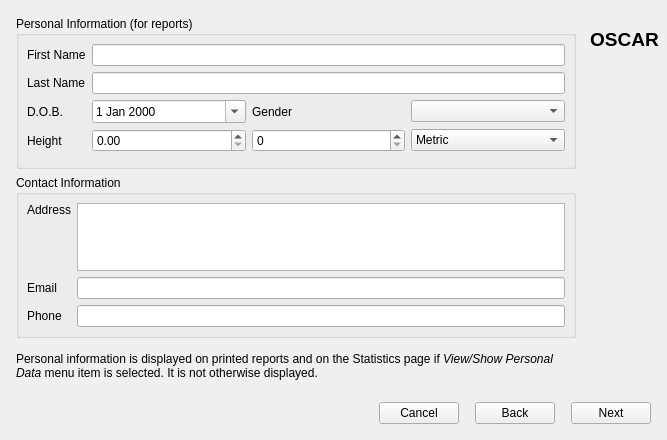
<?xml version="1.0" encoding="UTF-8"?>
<ui version="4.0">
 <class>NewProfile</class>
 <widget class="QDialog" name="NewProfile">
  <property name="geometry">
   <rect>
    <x>0</x>
    <y>0</y>
    <width>667</width>
    <height>440</height>
   </rect>
  </property>
  <property name="windowTitle">
   <string>Edit User Profile</string>
  </property>
  <property name="windowIcon">
   <iconset resource="Resources.qrc">
    <normaloff>:/icons/logo-sm.png</normaloff>:/icons/logo-sm.png</iconset>
  </property>
  <layout class="QVBoxLayout" name="verticalLayout_3">
   <property name="leftMargin">
    <number>8</number>
   </property>
   <property name="topMargin">
    <number>8</number>
   </property>
   <property name="rightMargin">
    <number>8</number>
   </property>
   <property name="bottomMargin">
    <number>8</number>
   </property>
   <item>
    <layout class="QHBoxLayout" name="horizontalLayout">
     <item>
      <layout class="QVBoxLayout" name="verticalLayout_2">
       <property name="spacing">
        <number>0</number>
       </property>
       <item>
        <widget class="QStackedWidget" name="stackedWidget">
         <property name="currentIndex">
          <number>2</number>
         </property>
         <widget class="QWidget" name="welcomePage">
          <layout class="QVBoxLayout" name="verticalLayout_8">
           <item>
            <widget class="QTextBrowser" name="textBrowser">
             <property name="autoFormatting">
              <set>QTextEdit::AutoFormattingFlag::AutoNone</set>
             </property>
             <property name="source">
              <url>
               <string>about:blank</string>
              </url>
             </property>
             <property name="searchPaths">
              <stringlist notr="true"/>
             </property>
             <property name="openExternalLinks">
              <bool>false</bool>
             </property>
             <property name="openLinks">
              <bool>false</bool>
             </property>
            </widget>
           </item>
           <item>
            <layout class="QHBoxLayout" name="horizontalLayout_5">
             <item>
              <widget class="QCheckBox" name="agreeCheckbox">
               <property name="text">
                <string>I agree to all the conditions above.</string>
               </property>
              </widget>
             </item>
             <item>
              <spacer name="horizontalSpacer_2">
               <property name="orientation">
                <enum>Qt::Orientation::Horizontal</enum>
               </property>
               <property name="sizeHint" stdset="0">
                <size>
                 <width>40</width>
                 <height>20</height>
                </size>
               </property>
              </spacer>
             </item>
            </layout>
           </item>
          </layout>
         </widget>
         <widget class="QWidget" name="userPage">
          <layout class="QVBoxLayout" name="verticalLayout_9">
           <property name="spacing">
            <number>6</number>
           </property>
           <property name="leftMargin">
            <number>8</number>
           </property>
           <property name="topMargin">
            <number>8</number>
           </property>
           <property name="rightMargin">
            <number>8</number>
           </property>
           <property name="bottomMargin">
            <number>8</number>
           </property>
           <item>
            <widget class="QGroupBox" name="groupBox">
             <property name="title">
              <string>Profile Information</string>
             </property>
             <property name="flat">
              <bool>false</bool>
             </property>
             <layout class="QVBoxLayout" name="verticalLayout_10">
              <property name="spacing">
               <number>6</number>
              </property>
              <property name="leftMargin">
               <number>8</number>
              </property>
              <property name="topMargin">
               <number>8</number>
              </property>
              <property name="rightMargin">
               <number>8</number>
              </property>
              <property name="bottomMargin">
               <number>8</number>
              </property>
              <item>
               <layout class="QHBoxLayout" name="horizontalLayout_7">
                <item>
                 <widget class="QLabel" name="label">
                  <property name="text">
                   <string>Profile Name</string>
                  </property>
                 </widget>
                </item>
                <item>
                 <widget class="QLineEdit" name="userNameEdit"/>
                </item>
               </layout>
              </item>
             </layout>
            </widget>
           </item>
           <item>
            <widget class="QGroupBox" name="groupBox_3">
             <property name="sizePolicy">
              <sizepolicy hsizetype="Preferred" vsizetype="Expanding">
               <horstretch>0</horstretch>
               <verstretch>0</verstretch>
              </sizepolicy>
             </property>
             <property name="title">
              <string>Locale Settings</string>
             </property>
             <layout class="QGridLayout" name="gridLayout">
              <property name="leftMargin">
               <number>8</number>
              </property>
              <property name="topMargin">
               <number>8</number>
              </property>
              <property name="rightMargin">
               <number>8</number>
              </property>
              <property name="bottomMargin">
               <number>8</number>
              </property>
              <property name="spacing">
               <number>6</number>
              </property>
              <item row="2" column="0">
               <widget class="QLabel" name="label_27">
                <property name="sizePolicy">
                 <sizepolicy hsizetype="Preferred" vsizetype="Preferred">
                  <horstretch>0</horstretch>
                  <verstretch>0</verstretch>
                 </sizepolicy>
                </property>
                <property name="text">
                 <string>TimeZone</string>
                </property>
                <property name="alignment">
                 <set>Qt::AlignmentFlag::AlignLeading|Qt::AlignmentFlag::AlignLeft|Qt::AlignmentFlag::AlignVCenter</set>
                </property>
               </widget>
              </item>
              <item row="2" column="1" colspan="2">
               <widget class="QComboBox" name="timezoneCombo"/>
              </item>
              <item row="3" column="0">
               <spacer name="verticalSpacer_localeSettings">
                <property name="orientation">
                 <enum>Qt::Orientation::Vertical</enum>
                </property>
                <property name="sizeHint" stdset="0">
                 <size>
                  <width>20</width>
                  <height>0</height>
                 </size>
                </property>
               </spacer>
              </item>
              <item row="1" column="0">
               <widget class="QLabel" name="label_25">
                <property name="sizePolicy">
                 <sizepolicy hsizetype="Preferred" vsizetype="Preferred">
                  <horstretch>0</horstretch>
                  <verstretch>0</verstretch>
                 </sizepolicy>
                </property>
                <property name="text">
                 <string>Country</string>
                </property>
                <property name="alignment">
                 <set>Qt::AlignmentFlag::AlignLeading|Qt::AlignmentFlag::AlignLeft|Qt::AlignmentFlag::AlignVCenter</set>
                </property>
               </widget>
              </item>
              <item row="1" column="1" colspan="2">
               <widget class="QComboBox" name="countryCombo"/>
              </item>
             </layout>
            </widget>
           </item>
           <item>
            <spacer name="userInstructionSpacer">
             <property name="orientation">
              <enum>Qt::Orientation::Vertical</enum>
             </property>
             <property name="sizeType">
              <enum>QSizePolicy::Policy::Fixed</enum>
             </property>
             <property name="sizeHint" stdset="0">
              <size>
               <width>20</width>
               <height>8</height>
              </size>
             </property>
            </spacer>
           </item>
           <item>
            <widget class="QLabel" name="userPageInstructions">
             <property name="text">
              <string>Profile Name is required and may be any valid file name. &lt;font color=&quot;red&quot;&gt;For privacy, we recommend you not use your real name as the profile name.&lt;/font&gt; You can change the profile name at any time.</string>
             </property>
             <property name="textFormat">
              <enum>Qt::TextFormat::RichText</enum>
             </property>
             <property name="alignment">
              <set>Qt::AlignmentFlag::AlignTop</set>
             </property>
             <property name="wordWrap">
              <bool>true</bool>
             </property>
            </widget>
           </item>
          </layout>
         </widget>
         <widget class="QWidget" name="personalPage">
          <layout class="QVBoxLayout" name="verticalLayout_4">
           <property name="spacing">
            <number>6</number>
           </property>
           <property name="leftMargin">
            <number>8</number>
           </property>
           <property name="topMargin">
            <number>8</number>
           </property>
           <property name="rightMargin">
            <number>8</number>
           </property>
           <property name="bottomMargin">
            <number>8</number>
           </property>
           <item>
            <widget class="QGroupBox" name="groupBox_6">
             <property name="title">
              <string>Personal Information (for reports)</string>
             </property>
             <layout class="QFormLayout" name="formLayout_6">
              <property name="horizontalSpacing">
               <number>6</number>
              </property>
              <property name="verticalSpacing">
               <number>6</number>
              </property>
              <property name="leftMargin">
               <number>8</number>
              </property>
              <property name="topMargin">
               <number>8</number>
              </property>
              <property name="rightMargin">
               <number>8</number>
              </property>
              <property name="bottomMargin">
               <number>8</number>
              </property>
              <item row="0" column="0">
               <widget class="QLabel" name="label_5">
                <property name="text">
                 <string>First Name</string>
                </property>
               </widget>
              </item>
              <item row="0" column="1">
               <widget class="QLineEdit" name="firstNameEdit"/>
              </item>
              <item row="1" column="0">
               <widget class="QLabel" name="label_6">
                <property name="text">
                 <string>Last Name</string>
                </property>
               </widget>
              </item>
              <item row="1" column="1">
               <widget class="QLineEdit" name="lastNameEdit"/>
              </item>
              <item row="2" column="0">
               <widget class="QLabel" name="label_7">
                <property name="toolTip">
                 <string>It's totally ok to fib or skip this, but your rough age is needed to enhance accuracy of certain calculations.</string>
                </property>
                <property name="text">
                 <string>D.O.B.</string>
                </property>
               </widget>
              </item>
              <item row="2" column="1">
               <layout class="QHBoxLayout" name="horizontalLayout_3">
                <item>
                 <widget class="QDateEdit" name="dobEdit">
                  <property name="calendarPopup">
                   <bool>true</bool>
                  </property>
                 </widget>
                </item>
                <item>
                 <widget class="QLabel" name="label_8">
                  <property name="toolTip">
                   <string>&lt;html&gt;&lt;head/&gt;&lt;body&gt;&lt;p&gt;Biological (birth) gender is sometimes needed to enhance the accuracy of a few calculations, feel free to leave this blank and skip any of them.&lt;/p&gt;&lt;/body&gt;&lt;/html&gt;</string>
                  </property>
                  <property name="text">
                   <string>Gender</string>
                  </property>
                 </widget>
                </item>
                <item>
                 <widget class="QComboBox" name="genderCombo">
                  <item>
                   <property name="text">
                    <string/>
                   </property>
                  </item>
                  <item>
                   <property name="text">
                    <string>Male</string>
                   </property>
                  </item>
                  <item>
                   <property name="text">
                    <string>Female</string>
                   </property>
                  </item>
                 </widget>
                </item>
               </layout>
              </item>
              <item row="3" column="0">
               <widget class="QLabel" name="label_10">
                <property name="sizePolicy">
                 <sizepolicy hsizetype="Minimum" vsizetype="Preferred">
                  <horstretch>0</horstretch>
                  <verstretch>0</verstretch>
                 </sizepolicy>
                </property>
                <property name="text">
                 <string>Height</string>
                </property>
                <property name="alignment">
                 <set>Qt::AlignmentFlag::AlignLeading|Qt::AlignmentFlag::AlignLeft|Qt::AlignmentFlag::AlignVCenter</set>
                </property>
               </widget>
              </item>
              <item row="4" column="1">
               <spacer name="verticalSpacer_personalInfo">
                <property name="orientation">
                 <enum>Qt::Orientation::Vertical</enum>
                </property>
                <property name="sizeHint" stdset="0">
                 <size>
                  <width>20</width>
                  <height>0</height>
                 </size>
                </property>
               </spacer>
              </item>
              <item row="3" column="1">
               <layout class="QHBoxLayout" name="horizontalLayout_6">
                <item>
                 <widget class="QDoubleSpinBox" name="heightEdit">
                  <property name="decimals">
                   <number>2</number>
                  </property>
                  <property name="maximum">
                   <double>350.000000000000000</double>
                  </property>
                 </widget>
                </item>
                <item>
                 <widget class="QDoubleSpinBox" name="heightEdit2">
                  <property name="decimals">
                   <number>0</number>
                  </property>
                  <property name="maximum">
                   <double>12.000000000000000</double>
                  </property>
                  <property name="singleStep">
                   <double>1.000000000000000</double>
                  </property>
                 </widget>
                </item>
                <item>
                 <widget class="QComboBox" name="heightCombo">
                  <property name="sizePolicy">
                   <sizepolicy hsizetype="Preferred" vsizetype="Fixed">
                    <horstretch>0</horstretch>
                    <verstretch>0</verstretch>
                   </sizepolicy>
                  </property>
                  <item>
                   <property name="text">
                    <string>Metric</string>
                   </property>
                  </item>
                  <item>
                   <property name="text">
                    <string>English</string>
                   </property>
                  </item>
                 </widget>
                </item>
               </layout>
              </item>
             </layout>
            </widget>
           </item>
           <item>
            <widget class="QGroupBox" name="groupBox_2">
             <property name="title">
              <string>Contact Information</string>
             </property>
             <layout class="QFormLayout" name="formLayout">
              <property name="fieldGrowthPolicy">
               <enum>QFormLayout::FieldGrowthPolicy::AllNonFixedFieldsGrow</enum>
              </property>
              <property name="horizontalSpacing">
               <number>6</number>
              </property>
              <property name="verticalSpacing">
               <number>6</number>
              </property>
              <property name="leftMargin">
               <number>8</number>
              </property>
              <property name="topMargin">
               <number>8</number>
              </property>
              <property name="rightMargin">
               <number>8</number>
              </property>
              <property name="bottomMargin">
               <number>8</number>
              </property>
              <item row="0" column="0">
               <widget class="QLabel" name="label_9">
                <property name="text">
                 <string>Address</string>
                </property>
                <property name="alignment">
                 <set>Qt::AlignmentFlag::AlignLeading|Qt::AlignmentFlag::AlignLeft|Qt::AlignmentFlag::AlignTop</set>
                </property>
               </widget>
              </item>
              <item row="0" column="1">
               <widget class="QTextEdit" name="addressEdit">
                <property name="minimumSize">
                 <size>
                  <width>0</width>
                  <height>55</height>
                 </size>
                </property>
                <property name="tabChangesFocus">
                 <bool>true</bool>
                </property>
               </widget>
              </item>
              <item row="1" column="0">
               <widget class="QLabel" name="label_11">
                <property name="text">
                 <string>Email</string>
                </property>
               </widget>
              </item>
              <item row="1" column="1">
               <widget class="QLineEdit" name="emailEdit"/>
              </item>
              <item row="3" column="0">
               <widget class="QLabel" name="label_12">
                <property name="text">
                 <string>Phone</string>
                </property>
               </widget>
              </item>
              <item row="3" column="1">
               <widget class="QLineEdit" name="phoneEdit"/>
              </item>
             </layout>
            </widget>
           </item>
           <item>
            <spacer name="personalInstructionSpacer">
             <property name="orientation">
              <enum>Qt::Orientation::Vertical</enum>
             </property>
             <property name="sizeType">
              <enum>QSizePolicy::Policy::Fixed</enum>
             </property>
             <property name="sizeHint" stdset="0">
              <size>
               <width>20</width>
               <height>8</height>
              </size>
             </property>
            </spacer>
           </item>
           <item>
            <widget class="QLabel" name="personalPageInstructions">
             <property name="text">
              <string>&lt;html&gt;&lt;head/&gt;&lt;body&gt;&lt;p&gt;Personal information is displayed on printed reports and on the Statistics page if &lt;span style=&quot; font-style:italic;&quot;&gt;View/Show Personal Data&lt;/span&gt; menu item is selected. It is not otherwise displayed.&lt;/p&gt;&lt;/body&gt;&lt;/html&gt;</string>
             </property>
             <property name="textFormat">
              <enum>Qt::TextFormat::RichText</enum>
             </property>
             <property name="alignment">
              <set>Qt::AlignmentFlag::AlignTop</set>
             </property>
             <property name="wordWrap">
              <bool>true</bool>
             </property>
            </widget>
           </item>
          </layout>
         </widget>
         <widget class="QWidget" name="cpapPage">
          <layout class="QVBoxLayout" name="verticalLayout_7">
           <property name="spacing">
            <number>6</number>
           </property>
           <property name="leftMargin">
            <number>8</number>
           </property>
           <property name="topMargin">
            <number>8</number>
           </property>
           <property name="rightMargin">
            <number>8</number>
           </property>
           <property name="bottomMargin">
            <number>8</number>
           </property>
           <item>
            <widget class="QGroupBox" name="groupBox_4">
             <property name="title">
              <string>CPAP Treatment Information</string>
             </property>
             <layout class="QFormLayout" name="formLayout_4">
              <property name="fieldGrowthPolicy">
               <enum>QFormLayout::FieldGrowthPolicy::AllNonFixedFieldsGrow</enum>
              </property>
              <property name="horizontalSpacing">
               <number>6</number>
              </property>
              <property name="verticalSpacing">
               <number>6</number>
              </property>
              <property name="leftMargin">
               <number>8</number>
              </property>
              <property name="topMargin">
               <number>8</number>
              </property>
              <property name="rightMargin">
               <number>8</number>
              </property>
              <property name="bottomMargin">
               <number>8</number>
              </property>
              <item row="0" column="0">
               <widget class="QLabel" name="label_16">
                <property name="text">
                 <string>Date Diagnosed</string>
                </property>
               </widget>
              </item>
              <item row="0" column="1">
               <widget class="QDateEdit" name="dateDiagnosedEdit">
                <property name="calendarPopup">
                 <bool>true</bool>
                </property>
               </widget>
              </item>
              <item row="1" column="0">
               <widget class="QLabel" name="label_4">
                <property name="text">
                 <string>Untreated AHI</string>
                </property>
               </widget>
              </item>
              <item row="1" column="1">
               <widget class="QDoubleSpinBox" name="untreatedAHIEdit">
                <property name="maximum">
                 <double>999.990000000000009</double>
                </property>
               </widget>
              </item>
              <item row="2" column="0">
               <widget class="QLabel" name="label_20">
                <property name="text">
                 <string>CPAP Mode</string>
                </property>
               </widget>
              </item>
              <item row="2" column="1">
               <widget class="QComboBox" name="cpapModeCombo">
                <item>
                 <property name="text">
                  <string>CPAP</string>
                 </property>
                </item>
                <item>
                 <property name="text">
                  <string>APAP</string>
                 </property>
                </item>
                <item>
                 <property name="text">
                  <string>Bi-Level</string>
                 </property>
                </item>
                <item>
                 <property name="text">
                  <string>ASV</string>
                 </property>
                </item>
               </widget>
              </item>
              <item row="3" column="0">
               <widget class="QLabel" name="label_21">
                <property name="text">
                 <string>RX Pressure</string>
                </property>
               </widget>
              </item>
              <item row="3" column="1">
               <layout class="QHBoxLayout" name="horizontalLayout_4">
                <item>
                 <widget class="QDoubleSpinBox" name="minPressureEdit"/>
                </item>
                <item>
                 <widget class="QDoubleSpinBox" name="maxPressureEdit"/>
                </item>
               </layout>
              </item>
              <item row="4" column="0">
               <widget class="QLabel" name="label_cpapNotes">
                <property name="text">
                 <string>Notes</string>
                </property>
                <property name="alignment">
                 <set>Qt::AlignmentFlag::AlignLeading|Qt::AlignmentFlag::AlignLeft|Qt::AlignmentFlag::AlignTop</set>
                </property>
               </widget>
              </item>
              <item row="4" column="1">
               <widget class="QPlainTextEdit" name="cpapNotes">
                <property name="minimumSize">
                 <size>
                  <width>0</width>
                  <height>55</height>
                 </size>
                </property>
                <property name="tabChangesFocus">
                 <bool>true</bool>
                </property>
               </widget>
              </item>
              <item row="5" column="0">
               <widget class="QLabel" name="label_cpapMask">
                <property name="text">
                 <string>Mask</string>
                </property>
               </widget>
              </item>
              <item row="5" column="1">
               <widget class="QComboBox" name="maskModelCombo">
                <property name="toolTip">
                 <string>Select your CPAP mask. Appears in the Compliance Report.</string>
                </property>
                <property name="sizePolicy">
                 <sizepolicy hsizetype="Expanding" vsizetype="Fixed">
                  <horstretch>0</horstretch>
                  <verstretch>0</verstretch>
                 </sizepolicy>
                </property>
               </widget>
              </item>
             </layout>
            </widget>
           </item>
           <item>
            <spacer name="cpapInstructionSpacer">
             <property name="orientation">
              <enum>Qt::Orientation::Vertical</enum>
             </property>
             <property name="sizeType">
              <enum>QSizePolicy::Policy::Fixed</enum>
             </property>
             <property name="sizeHint" stdset="0">
              <size>
               <width>20</width>
               <height>8</height>
              </size>
             </property>
            </spacer>
           </item>
           <item>
            <widget class="QLabel" name="cpapPageInstructions">
             <property name="text">
              <string>These fields are for your information and are not displayed other than in this dialog.</string>
             </property>
             <property name="textFormat">
              <enum>Qt::TextFormat::RichText</enum>
             </property>
             <property name="alignment">
              <set>Qt::AlignmentFlag::AlignTop</set>
             </property>
             <property name="wordWrap">
              <bool>true</bool>
             </property>
            </widget>
           </item>
          </layout>
         </widget>
         <widget class="QWidget" name="doctorPage">
          <layout class="QVBoxLayout" name="verticalLayout_6">
           <property name="spacing">
            <number>6</number>
           </property>
           <property name="leftMargin">
            <number>8</number>
           </property>
           <property name="topMargin">
            <number>8</number>
           </property>
           <property name="rightMargin">
            <number>8</number>
           </property>
           <property name="bottomMargin">
            <number>8</number>
           </property>
           <item>
            <widget class="QGroupBox" name="groupBox_5">
             <property name="title">
              <string>Doctors / Clinic Information</string>
             </property>
             <layout class="QFormLayout" name="formLayout_5">
              <property name="fieldGrowthPolicy">
               <enum>QFormLayout::FieldGrowthPolicy::AllNonFixedFieldsGrow</enum>
              </property>
              <property name="horizontalSpacing">
               <number>6</number>
              </property>
              <property name="verticalSpacing">
               <number>6</number>
              </property>
              <property name="leftMargin">
               <number>8</number>
              </property>
              <property name="topMargin">
               <number>8</number>
              </property>
              <property name="rightMargin">
               <number>8</number>
              </property>
              <property name="bottomMargin">
               <number>8</number>
              </property>
              <item row="0" column="0">
               <widget class="QLabel" name="label_17">
                <property name="text">
                 <string>Doctors Name</string>
                </property>
               </widget>
              </item>
              <item row="0" column="1">
               <widget class="QLineEdit" name="doctorNameEdit"/>
              </item>
              <item row="1" column="0" colspan="2">
               <widget class="Line" name="line">
                <property name="orientation">
                 <enum>Qt::Orientation::Horizontal</enum>
                </property>
               </widget>
              </item>
              <item row="2" column="0">
               <widget class="QLabel" name="label_23">
                <property name="text">
                 <string>Practice Name</string>
                </property>
               </widget>
              </item>
              <item row="2" column="1">
               <widget class="QLineEdit" name="doctorPracticeEdit"/>
              </item>
              <item row="3" column="0">
               <widget class="QLabel" name="label_24">
                <property name="text">
                 <string>Patient ID</string>
                </property>
               </widget>
              </item>
              <item row="3" column="1">
               <widget class="QLineEdit" name="doctorPatientIDEdit"/>
              </item>
              <item row="4" column="0" colspan="2">
               <widget class="Line" name="line_7">
                <property name="orientation">
                 <enum>Qt::Orientation::Horizontal</enum>
                </property>
               </widget>
              </item>
              <item row="5" column="0">
               <widget class="QLabel" name="label_22">
                <property name="text">
                 <string>Address</string>
                </property>
               </widget>
              </item>
              <item row="5" column="1">
               <widget class="QTextEdit" name="doctorAddressEdit">
                <property name="minimumSize">
                 <size>
                  <width>0</width>
                  <height>55</height>
                 </size>
                </property>
                <property name="tabChangesFocus">
                 <bool>true</bool>
                </property>
               </widget>
              </item>
              <item row="6" column="0" colspan="2">
               <widget class="Line" name="line_2">
                <property name="orientation">
                 <enum>Qt::Orientation::Horizontal</enum>
                </property>
               </widget>
              </item>
              <item row="7" column="0">
               <widget class="QLabel" name="label_18">
                <property name="text">
                 <string>Phone</string>
                </property>
               </widget>
              </item>
              <item row="7" column="1">
               <widget class="QLineEdit" name="doctorPhoneEdit"/>
              </item>
              <item row="8" column="0">
               <widget class="QLabel" name="label_19">
                <property name="text">
                 <string>Email</string>
                </property>
               </widget>
              </item>
              <item row="8" column="1">
               <widget class="QLineEdit" name="doctorEmailEdit"/>
              </item>
             </layout>
            </widget>
           </item>
           <item>
            <spacer name="doctorInstructionSpacer">
             <property name="orientation">
              <enum>Qt::Orientation::Vertical</enum>
             </property>
             <property name="sizeType">
              <enum>QSizePolicy::Policy::Fixed</enum>
             </property>
             <property name="sizeHint" stdset="0">
              <size>
               <width>20</width>
               <height>8</height>
              </size>
             </property>
            </spacer>
           </item>
           <item>
            <widget class="QLabel" name="doctorPageInstructions">
             <property name="text">
              <string>These fields are for your information and are not displayed other than in this dialog.</string>
             </property>
             <property name="textFormat">
              <enum>Qt::TextFormat::RichText</enum>
             </property>
             <property name="alignment">
              <set>Qt::AlignmentFlag::AlignTop</set>
             </property>
             <property name="wordWrap">
              <bool>true</bool>
             </property>
            </widget>
           </item>
          </layout>
         </widget>
        </widget>
       </item>
      </layout>
     </item>
     <item>
      <layout class="QVBoxLayout" name="verticalLayout">
       <item>
        <widget class="QLabel" name="label_2">
         <property name="maximumSize">
          <size>
           <width>128</width>
           <height>128</height>
          </size>
         </property>
         <property name="text">
          <string/>
         </property>
         <property name="pixmap">
          <pixmap resource="Resources.qrc">:/icons/logo-lg.png</pixmap>
         </property>
         <property name="scaledContents">
          <bool>true</bool>
         </property>
        </widget>
       </item>
       <item>
        <widget class="QLabel" name="AppTitle">
         <property name="sizePolicy">
          <sizepolicy hsizetype="Preferred" vsizetype="Fixed">
           <horstretch>0</horstretch>
           <verstretch>0</verstretch>
          </sizepolicy>
         </property>
         <property name="font">
          <font>
           <pointsize>14</pointsize>
           <italic>false</italic>
           <bold>true</bold>
          </font>
         </property>
         <property name="text">
          <string notr="true">OSCAR</string>
         </property>
         <property name="alignment">
          <set>Qt::AlignmentFlag::AlignHCenter|Qt::AlignmentFlag::AlignTop</set>
         </property>
        </widget>
       </item>
       <item>
        <widget class="QLabel" name="versionLabel">
         <property name="font">
          <font>
           <italic>true</italic>
          </font>
         </property>
         <property name="text">
          <string/>
         </property>
         <property name="alignment">
          <set>Qt::AlignmentFlag::AlignCenter</set>
         </property>
        </widget>
       </item>
       <item>
        <spacer name="verticalSpacer_2">
         <property name="orientation">
          <enum>Qt::Orientation::Vertical</enum>
         </property>
         <property name="sizeHint" stdset="0">
          <size>
           <width>20</width>
           <height>40</height>
          </size>
         </property>
        </spacer>
       </item>
      </layout>
     </item>
    </layout>
   </item>
   <item>
    <layout class="QHBoxLayout" name="horizontalLayout_2">
     <property name="spacing">
      <number>16</number>
     </property>
     <property name="leftMargin">
      <number>8</number>
     </property>
     <property name="topMargin">
      <number>8</number>
     </property>
     <property name="rightMargin">
      <number>8</number>
     </property>
     <property name="bottomMargin">
      <number>8</number>
     </property>
     <item>
      <spacer name="horizontalSpacer">
       <property name="orientation">
        <enum>Qt::Orientation::Horizontal</enum>
       </property>
       <property name="sizeHint" stdset="0">
        <size>
         <width>40</width>
         <height>20</height>
        </size>
       </property>
      </spacer>
     </item>
     <item>
      <widget class="QPushButton" name="cancelButton">
       <property name="sizePolicy">
        <sizepolicy hsizetype="Minimum" vsizetype="Minimum">
         <horstretch>0</horstretch>
         <verstretch>0</verstretch>
        </sizepolicy>
       </property>
       <property name="text">
        <string>Cancel</string>
       </property>
       <property name="autoDefault">
        <bool>false</bool>
       </property>
      </widget>
     </item>
     <item>
      <widget class="QPushButton" name="backButton">
       <property name="sizePolicy">
        <sizepolicy hsizetype="Minimum" vsizetype="Minimum">
         <horstretch>0</horstretch>
         <verstretch>0</verstretch>
        </sizepolicy>
       </property>
       <property name="text">
        <string>Back</string>
       </property>
       <property name="autoDefault">
        <bool>false</bool>
       </property>
      </widget>
     </item>
     <item>
      <widget class="QPushButton" name="nextButton">
       <property name="sizePolicy">
        <sizepolicy hsizetype="Minimum" vsizetype="Minimum">
         <horstretch>0</horstretch>
         <verstretch>0</verstretch>
        </sizepolicy>
       </property>
       <property name="text">
        <string>Next</string>
       </property>
       <property name="autoDefault">
        <bool>false</bool>
       </property>
       <property name="default">
        <bool>false</bool>
       </property>
      </widget>
     </item>
    </layout>
   </item>
  </layout>
 </widget>
 <resources>
  <include location="Resources.qrc"/>
 </resources>
 <connections>
  <connection>
   <sender>cancelButton</sender>
   <signal>clicked()</signal>
   <receiver>NewProfile</receiver>
   <slot>reject()</slot>
   <hints>
    <hint type="sourcelabel">
     <x>425</x>
     <y>373</y>
    </hint>
    <hint type="destinationlabel">
     <x>288</x>
     <y>197</y>
    </hint>
   </hints>
  </connection>
 </connections>
</ui>
